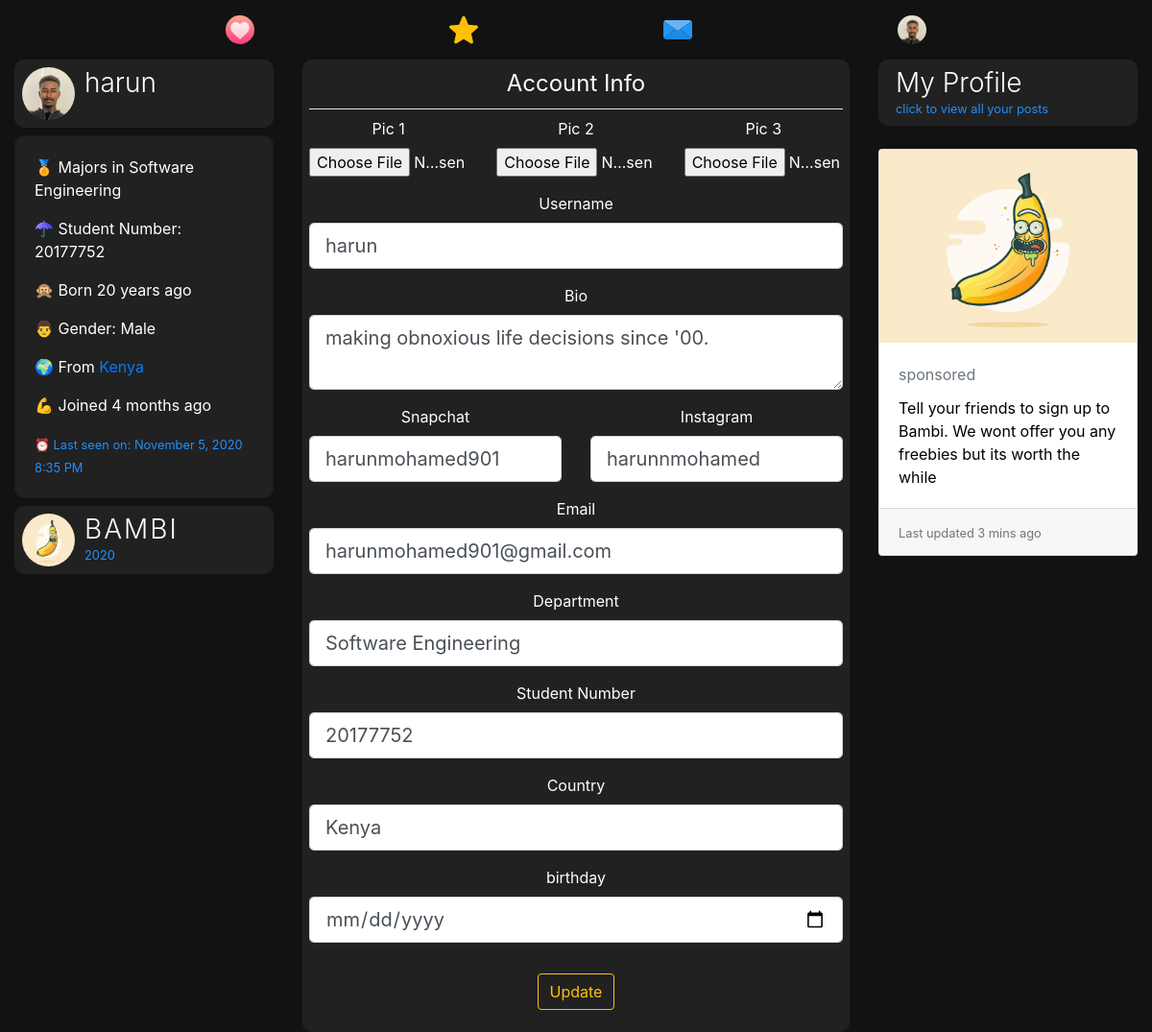
Page /account (signed in) on the earlier database version.
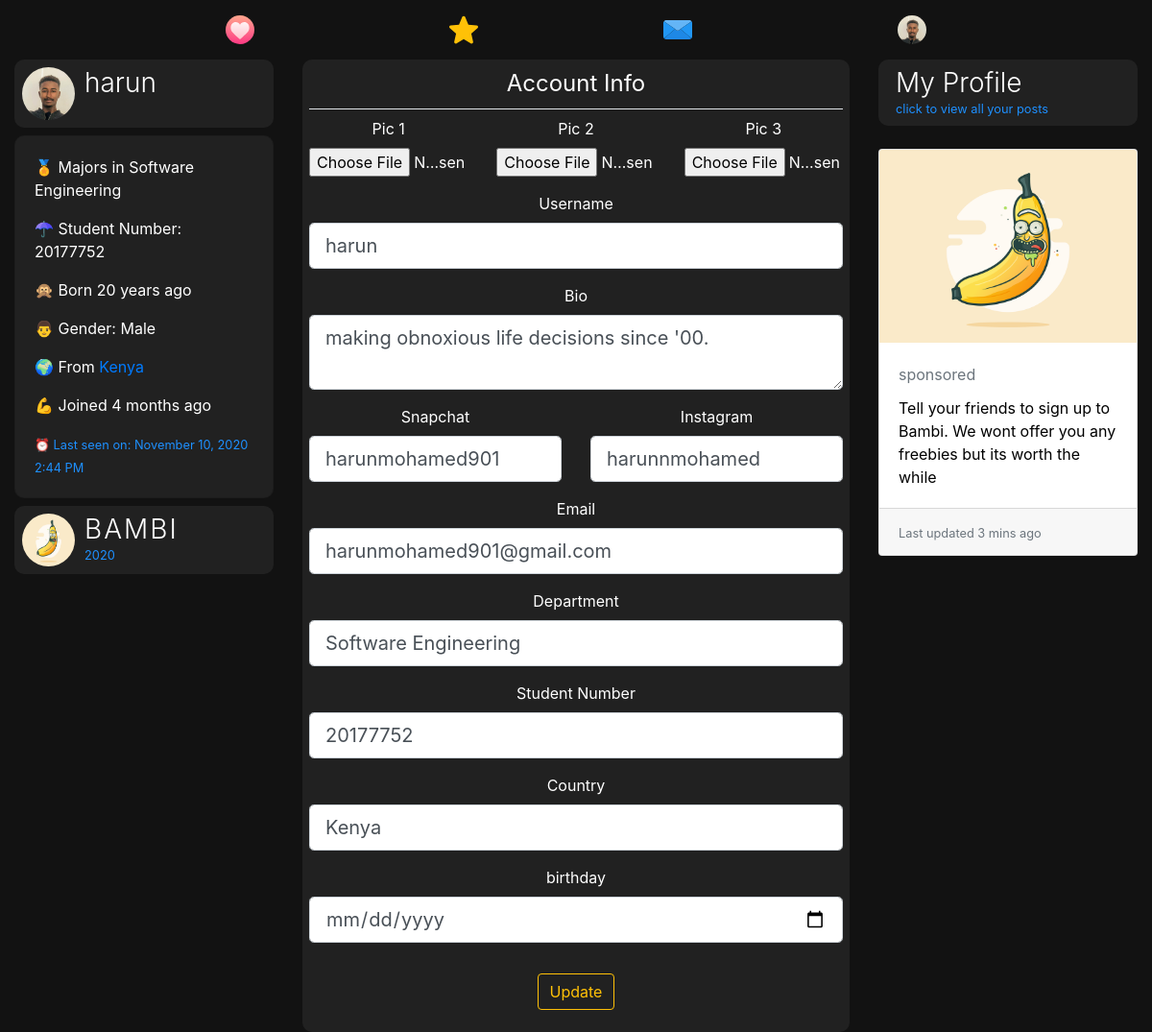
Same page on the later database version.
### dating/models.py (models this page shows, shortened)
class User(db.Model, UserMixin):
	id = db.Column(db.Integer, primary_key=True)
	username = db.Column(db.String(20), unique=True, nullable=False)
	email = db.Column(db.String(120), unique=True, nullable=True)
	dp = db.Column(db.String(20), nullable=False, default='default.jpg')
	dp2 = db.Column(db.String(20), nullable=False, default='flip.png')
	dp3 = db.Column(db.String(20), nullable=False, default='plane.png')
	password = db.Column(db.String(60), nullable=False)
	last_seen = db.Column(db.DateTime, default=datetime.utcnow)
	date_joined = db.Column(db.DateTime, nullable=False, default=datetime.utcnow)
	department = db.Column(db.String(20), nullable=False)
	student_number = db.Column(db.Integer(), unique=True, nullable=True)
	age = db.Column(db.DateTime, nullable=False)
	gender = db.Column(db.String(20), nullable=False)
	country = db.Column(db.String(20), default="Cyprus", nullable=True)
	bio = db.Column(db.String(120), nullable=True)
	private = db.Column(db.Boolean, default=False, nullable=False)
	snapchat = db.Column(db.String(20), default="snapchat", nullable=True)
	instagram = db.Column(db.String(20), default="instagram", nullable=True)
	followed = db.relationship(
		'User', secondary=followers,
		primaryjoin=(followers.c.follower_id == id),
		secondaryjoin=(followers.c.followed_id == id),
		backref=db.backref('followers', lazy='dynamic'), lazy='dynamic')
	messages_sent = db.relationship('Message',
									foreign_keys='Message.sender_id',
									backref='author', lazy='dynamic')
	messages_received = db.relationship('Message',
										foreign_keys='Message.recipient_id',
										backref='recipient', lazy='dynamic')
	last_message_read_time = db.Column(db.DateTime)
	def new_messages(self):
		last_read_time = self.last_message_read_time or datetime(1900, 1, 1)
		return Message.query.filter_by(recipient=self).filter(
			Message.timestamp > last_read_time).count()

### dating/routes.py (the view)
@app.route('/account', methods=['GET', 'POST'])
@login_required
def account():
	form = UpdateAccountForm()
	if form.validate_on_submit():
		if form.picture.data:
			pic = profile_img(form.picture.data)
			current_user.dp = pic
		if form.picture2.data:
			pic2 = profile_img(form.picture2.data)
			current_user.dp2 = pic2
		if form.picture3.data:
			pic3 = profile_img(form.picture3.data)
			current_user.dp3 = pic3
		current_user.username = form.username.data.lower()
		current_user.bio = form.bio.data
		current_user.email = form.email.data
		current_user.department = form.department.data
		current_user.student_number = form.student_number.data
		current_user.country = form.country.data
		current_user.age = form.age.data
		current_user.snapchat = form.snapchat.data
		current_user.instagram = form.instagram.data
		db.session.commit()
		flash('Your Account has been updated', 'success')
		return redirect(url_for('account'))
	elif request.method == 'GET':
		form.username.data = current_user.username
		form.bio.data = current_user.bio
		form.email.data = current_user.email
		form.department.data = current_user.department
		form.student_number.data = current_user.student_number
		form.country.data = current_user.country
		form.age.data = current_user.age
		form.snapchat.data = current_user.snapchat
		form.instagram.data = current_user.instagram
	dp = url_for('static', filename='profile_pics/' + current_user.dp)
	return render_template('account.html', title='Account', dp=dp, form=form)

### dating/forms.py (shortened to what this page needs)
class UpdateAccountForm(FlaskForm):
	username = StringField('Username', validators = [DataRequired(), Length(min=2, max=20), Regexp(r'^[\w.-_.]+$')])
	email = StringField('Email', validators = [Email(), DataRequired()])
	picture = FileField('Pic 1', validators=[FileAllowed(['jpg', 'jpeg' , 'png'])])
	picture2 = FileField('Pic 2', validators=[FileAllowed(['jpg', 'jpeg' , 'png'])])
	picture3 = FileField('Pic 3', validators=[FileAllowed(['jpg', 'jpeg' , 'png'])])
	department = StringField('Department', validators=[DataRequired()])
	student_number = StringField('Student Number', validators=[])
	country = StringField('Country', validators=[DataRequired()])
	age = DateField('birthday', format='%d-%m-%Y', validators=[DataRequired()])
	snapchat = StringField('Snapchat')
	instagram = StringField('Instagram')
	bio = PageDownField('Bio')
	private = BooleanField('Private?')
	submit = SubmitField('Update')

### dating/models.py (called while the page is built)
@login_manager.user_loader
def load_user(user_id):
	return User.query.get(int(user_id))

### dating/routes.py (called while the page is built)
@app.before_request
def before_request():
	if current_user.is_authenticated:
		current_user.last_seen = datetime.utcnow()
		db.session.commit()

### dating/templates/account.html (shortened to what this page needs)
{% extends "layout.html" %}
{% block content %}
<div class="container-fluid">
	<div class="row">
		<div class="col-lg-3 d-none d-lg-block position-fixed">
			<header class="mb-2">
		        <img src="{{ dp }}" alt="user profile" class="profile-thumbnail">
		        <div class="profile-name">
		          <h3>{{current_user.username}}</h3>
		        </div>
		      </header>
		    <div class="card about mb-2" style="color:#fff;background:#212121;border-radius:10px;">
		    <div class="card-body">
		      <p> 🏅 Majors in <span>{{current_user.department}}</span></p>
		      {% if current_user.student_number %}
		      <p> ☂ Student Number: <span>{{current_user.student_number}}</span></p>
		      {% endif %}
		      <p> 🙊 Born <span>{{ moment(current_user.age).fromNow() }}</span></p>
		      <p> {% if current_user.gender == 'male' %} 👨 {% else %}👩 {% endif %} Gender: <span>{{current_user.gender.title()}}</span></p>
		      {% if current_user.country %}
		      <p> 🌍 From <a href="https://www.google.com/maps?q={{current_user.country.title()}}" target="_blank">{{current_user.country.title()}}</a></p>
		      {% endif %}
		      <p> 💪 Joined <span>{{ moment(current_user.date_joined).fromNow() }}</span></p>
		      <small>⏰ Last seen on: {{ moment(current_user.last_seen).format('LLL') }}</small>
		    </div>
		  </div>
		  <header>
		    <img src="{{ url_for('static', filename='resources/' + 'logod.png') }}" alt="logo" class="profile-thumbnail">
		    <div class="profile-name">
		      <h3 class="logo">BAMBI</h3>
		      <small id="year"></small>
		    </div>
		  </header>
		</div>
		<div class="col-lg-6 offset-lg-3" style="text-align: center">
			<div class="post">
			  <div id="inner">
			   <div class="content-section">
				  <form method="POST" action="" enctype="multipart/form-data">
				    <fieldset class="form-group">
				      <legend class="border-bottom mb-2 pb-2">Account Info</legend>
				      <div class="row">
				      	<div class="col">
					      <div class="form-group">
					        {{ form.picture.label() }}
					        {{ form.picture(class="form-control-file") }}
					      </div>
					     </div>
					   <div class="col">
					      <div class="form-group">
					        {{ form.picture2.label() }}
					        {{ form.picture2(class="form-control-file") }}
					      </div>
					  </div>
					  	<div class="col">
					      <div class="form-group">
					        {{ form.picture3.label() }}
					        {{ form.picture3(class="form-control-file") }}
					      </div>
					  </div>
					    </div>
				      <div class="form-group">
				        {{ form.username.label(class="form-control-label") }}
				        {% if form.username.errors %}
				        {{ form.username(class="form-control form-control-lg is-invalid") }}
				        <div class="invalid-feedback">
				          {% for error in form.username.errors %}
				          <span>{{ error }}</span>
				          {% endfor %}
				        </div>
				        {% else %}
				        {{ form.username(class="form-control form-control-lg") }}
				        {% endif %}
				      </div>
				      <div class="form-group">
		                {{ form.bio.label(class="form-control-label") }}
		                {% if form.bio.errors %}
		                {{ form.bio(class="form-control form-control-lg is-invalid") }}
		                <div class="invalid-feedback">
		                  {% for error in form.bio.errors %}
		                  <span>{{ error }}</span>
		                  {% endfor %}
		                </div>
		                {% else %}
		                {{ form.bio(class="form-control form-control-lg") }}
		                {% endif %}
		              </div>
		               <div class="form-group">
		                <div class="row">
		                  <div class="col">
		                    {{ form.snapchat.label(class="form-control-label") }}
		                    {% if form.snapchat.errors %}
		                    {{ form.snapchat(class="form-control form-control-lg is-invalid") }}
		                    <div class="invalid-feedback">
		                      {% for error in form.snapchat.errors %}
		                      <span>{{ error }}</span>
		                      {% endfor %}
		                    </div>
		                    {% else %}
		                    {{ form.snapchat(class="form-control form-control-lg") }}
		                    {% endif %}
		                  </div>
		                  <div class="col">
		                    {{ form.instagram.label(class="form-control-label") }}
		                    {% if form.instagram.errors %}
		                    {{ form.instagram(class="form-control form-control-lg is-invalid") }}
		                    <div class="invalid-feedback">
		                      {% for error in form.instagram.errors %}
		                      <span>{{ error }}</span>
		                      {% endfor %}
		                    </div>
		                    {% else %}
		                    {{ form.instagram(class="form-control form-control-lg") }}
		                    {% endif %}
		                  </div>
		                </div>
		              </div>
				      <div class="form-group">
				        {{ form.email.label(class="form-control-label") }}
				        {% if form.email.errors %}
				        {{ form.email(class="form-control form-control-lg is-invalid") }}
				        <div class="invalid-feedback">
				          {% for error in form.email.errors %}
				          <span>{{ error }}</span>
				          {% endfor %}
				        </div>
				        {% else %}
				        {{ form.email(class="form-control form-control-lg") }}
				        {% endif %}
				      </div>
				      <div class="form-group">
				        {{ form.department.label(class="form-control-label") }}
				        {% if form.department.errors %}
				        {{ form.department(class="form-control form-control-lg is-invalid") }}
				        <div class="invalid-feedback">
				          {% for error in form.department.errors %}
				          <span>{{ error }}</span>
				          {% endfor %}
				        </div>
				        {% else %}
				        {{ form.department(class="form-control form-control-lg") }}
				        {% endif %}
				      </div>
				      <div class="form-group">
				        {{ form.student_number.label(class="form-control-label") }}
				        {% if form.student_number.errors %}
				        {{ form.student_number(class="form-control form-control-lg is-invalid") }}
				        <div class="invalid-feedback">
				          {% for error in form.student_number.errors %}
				          <span>{{ error }}</span>
				          {% endfor %}
				        </div>
				        {% else %}
				        {{ form.student_number(class="form-control form-control-lg") }}
				        {% endif %}
				      </div>
				      <div class="form-group">
				        {{ form.country.label(class="form-control-label") }}
				        {% if form.country.errors %}
				        {{ form.country(class="form-control form-control-lg is-invalid") }}
				        <div class="invalid-feedback">
				          {% for error in form.country.errors %}
				          <span>{{ error }}</span>
				          {% endfor %}
				        </div>
				        {% else %}
				        {{ form.country(class="form-control form-control-lg") }}
				        {% endif %}
				      </div>
				       <div class="form-group">
				        {{ form.age.label(class="form-control-label") }}
				        {% if form.age.errors %}
				        {{ form.age(class="form-control form-control-lg is-invalid") }}
				        <div class="invalid-feedback">
				          {% for error in form.age.errors %}
				          <span>{{ error }}</span>
				          {% endfor %}
				        </div>
				        {% else %}
				        {{ form.age(class="form-control form-control-lg") }}
				        {% endif %}
				      </div>
				    </fieldset>
				    <div class="form-group">
				      {{ form.submit(class="btn btn-outline-warning") }}
				    </div>
				  </form>
			  </div>
		</div>
			</div>
		</div>
		<div class="col-lg-3 d-none d-lg-block position-fixed offset-lg-9">
			 <header data-toggle="modal" data-target="#profile"><a style="text-decoration:none;" href="{{url_for('user_posts', username=current_user.username)}}">
		        <div class="profile-name">
		          <h3 style="color:#fff;">My Profile</h3>
		          <small>click to view all your posts</small>
		        </div>
		        </a>
		      </header>
		      <br>
			<div class="card" style="color:#000;">
		      <img class="card-img-top" src="{{ url_for('static', filename='resources/' + 'logod.png') }}" alt="logo">
		      <div class="card-body">
		        <h5 class="card-title"><small class="text-muted">sponsored</small></h5>
		        <p class="card-text">Tell your friends to sign up to Bambi. We wont offer you any freebies but its worth the while</p>
		      </div>
		      <div class="card-footer">
		        <small class="text-muted">Last updated 3 mins ago</small>
		      </div>
		    </div>
		</div>
	</div>
</div>
{% endblock content %}

### dating/templates/layout.html (shortened to what this page needs)
<!doctype html>
<html lang="en">
  <head>
    <link rel="stylesheet" href="https://stackpath.bootstrapcdn.com/bootstrap/4.3.1/css/bootstrap.min.css">
    <link rel="stylesheet" type="text/css" href="{{ url_for('static', filename='main.css') }}">
  </head>
  <body>
<nav class="navbar navbar-expand-md navbar-dark sticky-top justify-content-center d-none d-lg-block">
   <ul class="nav">
    <li {% if '/home' == request.path %}  class="active" {% endif %}>
      <a href="{{url_for('home')}}"><img src="{{ url_for('static', filename='resources/' + 'swipe.svg') }}" style="width:30px;height:30px;"></a>
    </li>
    <li {% if '/discover' == request.path %}  class="active" {% endif %}>
      <a href="{{url_for('discover')}}"><img src="{{ url_for('static', filename='resources/' + 'like.svg') }}" style="width:30px;height:30px;"></a>
    </li>
    <li {% if '/messages' == request.path %}  class="active" {% endif %}>
      <a href="{{url_for('messages')}}">
        <img src="{{ url_for('static', filename='resources/' + 'message.svg') }}" style="width:30px;height:30px;">
      </a>
    </li>
    <li>
      <a href="{{url_for('user_posts', username=current_user.username)}}">
        {% if current_user.is_authenticated %}
          <img src="{{ url_for('static', filename='profile_pics/' + current_user.dp) }}" style="width:30px;height:30px;border-radius:50%">
        {% else %}
        <img src="https://www.flaticon.com/premium-icon/icons/svg/3133/3133799.svg" style="width:30px;height:30px;">
        {% endif %}
      </a>
    </li>
</ul>
</nav>
  {% block content %} {% endblock %}
  </body>
</html>

### dating/static/main.css (style rules this page uses)
body { background:#121212; color:#fff; }
nav { background:#121212; }
.logo { color: #fff; letter-spacing: 2px; }
small { color: #1e90ff; }
h3 { font-weight: 300; }
header { display: flex; flex-direction: row; color:#fff; background:#212121; border-radius:10px; padding:8px; cursor:pointer; }
header .profile-thumbnail { width: 55px; height: 55px; border-radius: 50%; }
header .profile-name { display: flex; flex-direction:column; margin-left: 10px; }
header h3, header h4 { display: flex; margin: 0; }
.post { background:#212121; border-radius:10px; padding:7px; }

### dating/templates/layout.html (style rules this page uses)
ul.nav { width:80%; margin:0 auto; padding:0; list-style:none; background-color:none; text-align:center; font-family: sans-serif; }
.nav li { display:inline-block; width:25%; margin:0; padding:0; }
.nav a { text-align:center; padding:8px 0 8px 0; margin:0; display:block; text-decoration:none; color: #fff; }
ul.nav li:first-child a { border:none; }
ul.nav li:last-child a { border:none; }

Differences in the rows shown:
changed User "harun": last_seen "November 5, 2020 8:35 PM" → "November 10, 2020 2:44 PM"
